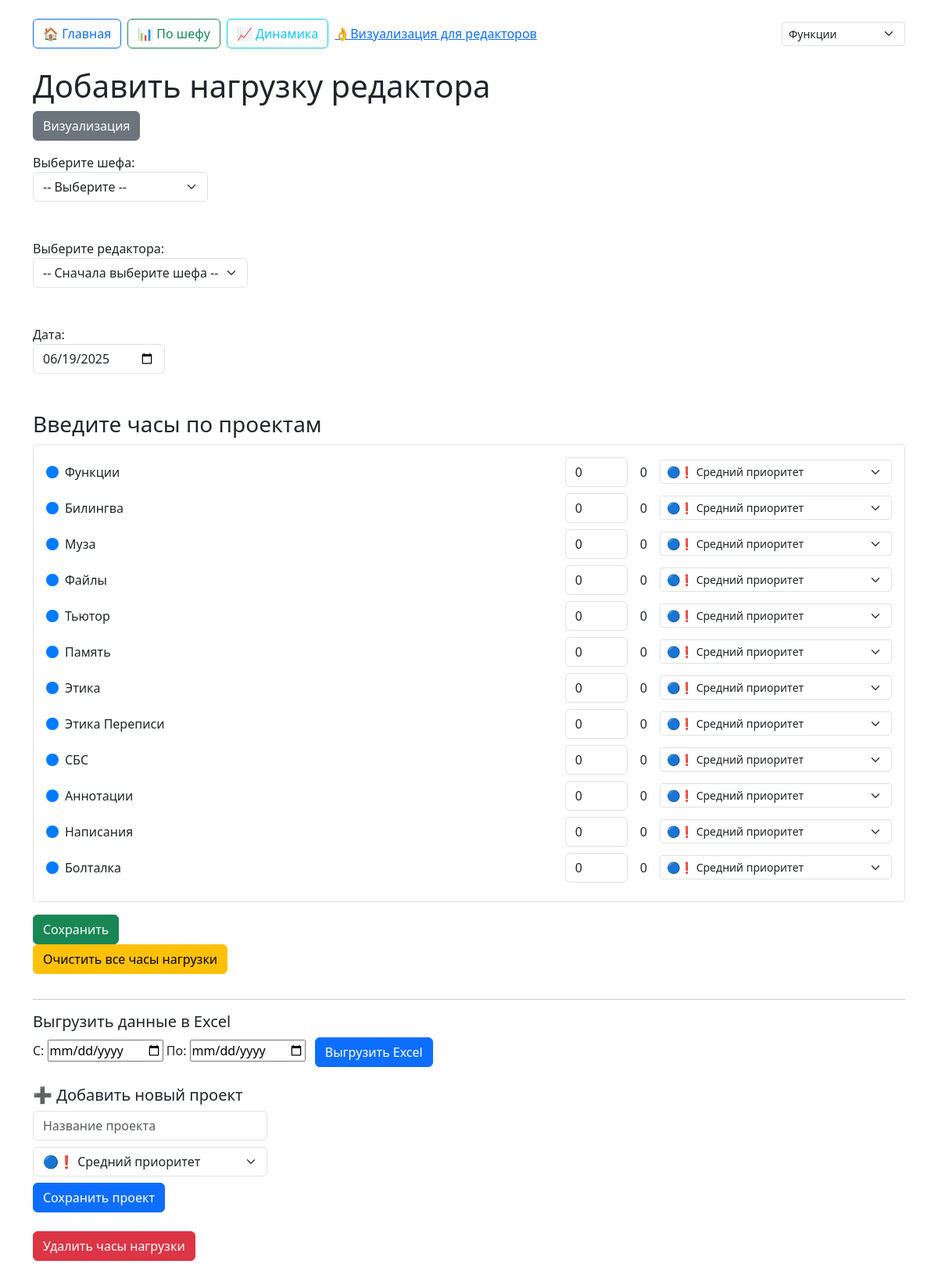
Before: / with the older database file.
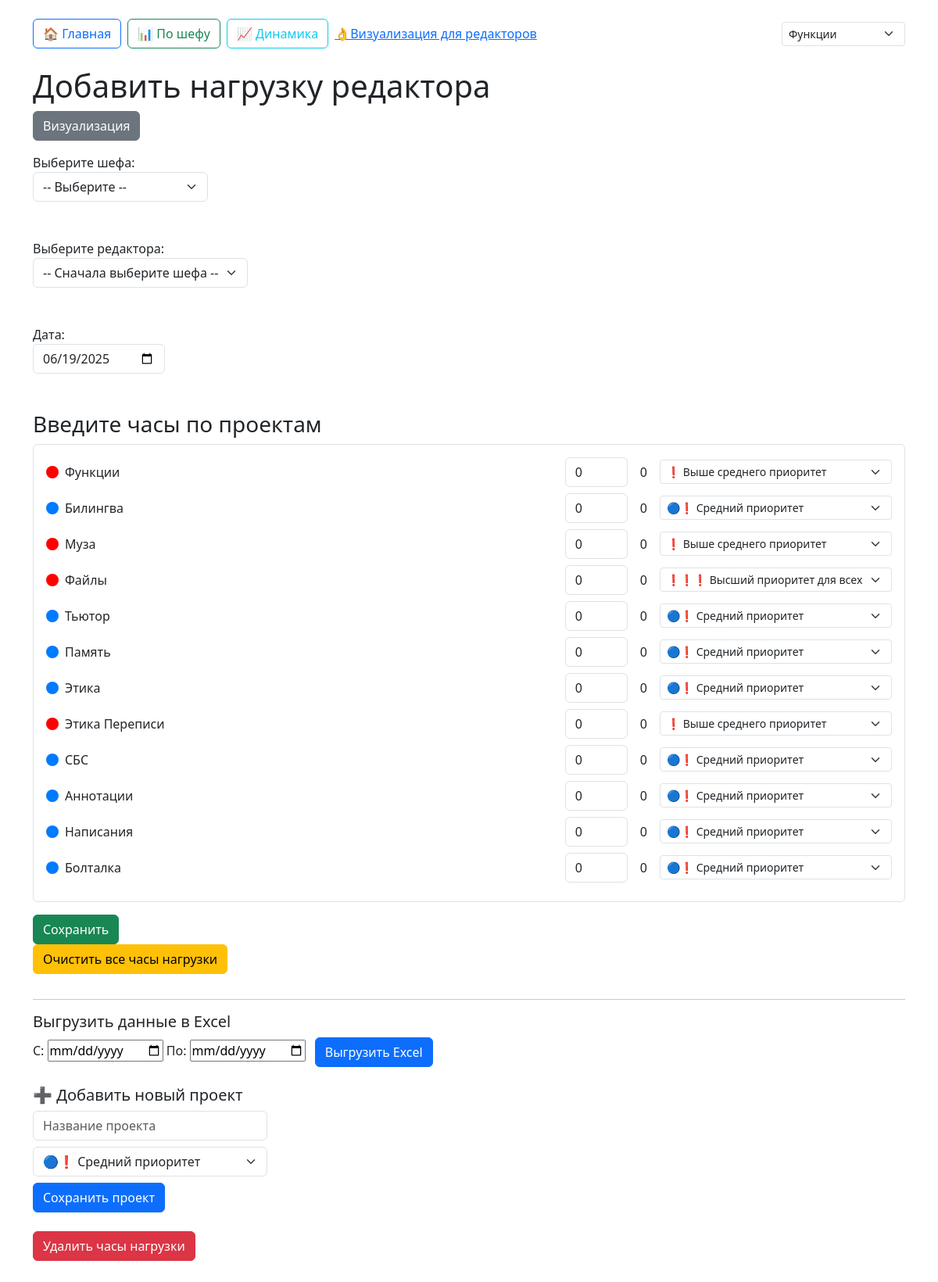
After: the same page with the newer database file.
### app.py (models this page shows)
class Project(db.Model):
    id = db.Column(db.Integer, primary_key=True)
    name = db.Column(db.String, unique=True, nullable=False)
    priority = db.Column(db.String, default='medium')
    loads = db.relationship('LoadEntry', backref='project', lazy=True)

### app.py (the view)
@app.route('/')
def index():
    chiefs = Chief.query.all()
    projects = Project.query.all()
    today_str = datetime.utcnow().strftime('%Y-%m-%d')
    return render_template('index.html', chiefs=chiefs, projects=projects, today=today_str)

### templates/index.html (shortened to what this page needs)
<!DOCTYPE html>
<html lang="ru">
<head>
    <link rel="stylesheet" href="https://cdn.jsdelivr.net/npm/bootstrap@5.3.0/dist/css/bootstrap.min.css" />
</head>
<body class="container py-4">
<div class="mb-4 d-flex gap-2 align-items-center">
    <a href="{{ url_for('index') }}" class="btn btn-outline-primary">🏠 Главная</a>
    <a href="{{ url_for('visualization') }}" class="btn btn-outline-success">📊 По шефу</a>
    <a href="{{ url_for('visualization') }}" class="btn btn-outline-info">📈 Динамика</a>
    <a href="{{ url_for('visualization_editors') }}">👌Визуализация для редакторов</a>
    <form method="get" action="{{ url_for('index') }}" class="ms-auto">
        <select name="project_id" onchange="this.form.submit()" class="form-select form-select-sm">
            {% for project in projects %}
                <option value="{{ project.id }}" {% if project.id == current_project_id %}selected{% endif %}>{{ project.name }}</option>
            {% endfor %}
        </select>
    </form>
</div>
    <h1>Добавить нагрузку редактора</h1>
    <button onclick="window.location.href='{{ url_for('visualization') }}'" class="btn btn-secondary mb-3">Визуализация</button>
    <form id="load-form" method="POST" action="{{ url_for('submit_loads') }}">
        <label for="chief">Выберите шефа:</label>
        <select id="chief" name="chief" required onchange="updateEditors()" class="form-select w-auto">
            <option value="">-- Выберите --</option>
        </select>
        <br><br>
        <label for="editor">Выберите редактора:</label>
        <select id="editor" name="editor" required class="form-select w-auto" onchange="loadEditorLoads()">
            <option value="">-- Сначала выберите шефа --</option>
        </select>
        <br><br>
        <label for="date">Дата:</label>
        <input type="date" id="date" name="date" value="{{ today }}" required class="form-control w-auto" onchange="loadEditorLoads()">
        <br><br>
        <h3>Введите часы по проектам</h3>
        <div class="mb-3 border p-3 rounded">
            {% for project in projects %}
                <div class="mb-2 d-flex align-items-center gap-2" data-project-id="{{ project.id }}">
                    <div style="width: 16px; height: 16px; border-radius: 50%; background-color:
                        {% if project.priority == 'team-high' %}#ffcc00
                        {% elif project.priority == 'all-high' %}#ff0000
                        {% elif project.priority == 'above-average' %}#ff0000
                        {% elif project.priority == 'medium' %}#007bff
                        {% elif project.priority == 'low' %}#007bff
                        {% else %}#cccccc{% endif %};
                    " title="Приоритет: {{ project.priority }}"></div>
                    <label for="hours_{{ project.id }}" class="flex-grow-1 mb-0">{{ project.name }}</label>
                    <input type="number" step="0.1" name="hours_{{ project.id }}" id="hours_{{ project.id }}" value="0" class="form-control w-auto" style="max-width: 80px;" placeholder="± часы">
                    <span id="display_hours_{{ project.id }}" class="ms-2">0</span>
                    <select name="priority_{{ project.id }}" class="form-select form-select-sm w-auto ms-2" style="min-width: 180px;">
                        <option value="all-high" {% if project.priority == 'all-high' %}selected{% endif %}>❗❗❗ Высший приоритет для всех</option>
                        <option value="above-average" {% if project.priority == 'above-average' %}selected{% endif %}>❗ Выше среднего приоритет</option>
                        <option value="medium" {% if project.priority == 'medium' %}selected{% endif %}>🔵❗ Средний приоритет</option>
                    </select>
                </div>
            {% endfor %}
        </div>
        <button type="button" id="submit-loads-btn" class="btn btn-success">Сохранить</button>
    </form>
    <button type="button" id="clear-hours-btn" class="btn btn-warning mb-3">Очистить все часы нагрузки</button>
    <hr>
    <h5>Выгрузить данные в Excel</h5>
    <form method="GET" action="{{ url_for('export_excel') }}" class="mb-4">
        <label for="startDate">С:</label>
        <input type="date" id="startDate" name="start_date" required>
        <label for="endDate">По:</label>
        <input type="date" id="endDate" name="end_date" required>
        <button type="submit" class="btn btn-primary ms-2">Выгрузить Excel</button>
    </form>
    <h5>➕ Добавить новый проект</h5>
    <div style="max-width: 300px;">
        <input type="text" id="project-name-input" class="form-control mb-2" placeholder="Название проекта" />
        <select id="priority-select" class="form-select mb-2">
            <option value="medium" selected>🔵❗ Средний приоритет</option>
        </select>
        <button id="save-project-btn" type="button" class="btn btn-primary mb-4">Сохранить проект</button>
    </div>
    <button id="delete-loads-btn" type="button" class="btn btn-danger mb-3">Удалить часы нагрузки</button>
</body>
</html>

Changed rows visible on the page:
changed Project "Функции": priority "medium" → "above-average" (drawn); priority+id "🔵❗ Средний приоритет" → "❗ Выше среднего приоритет"
changed Project "Муза": priority "medium" → "above-average" (drawn); priority+id "🔵❗ Средний приоритет" → "❗ Выше среднего приоритет"
changed Project "Файлы": priority "medium" → "all-high" (drawn); priority+id "🔵❗ Средний приоритет" → "❗❗❗ Высший приоритет для всех"
changed Project "Этика Переписи": priority "medium" → "above-average" (drawn); priority+id "🔵❗ Средний приоритет" → "❗ Выше среднего приоритет"
